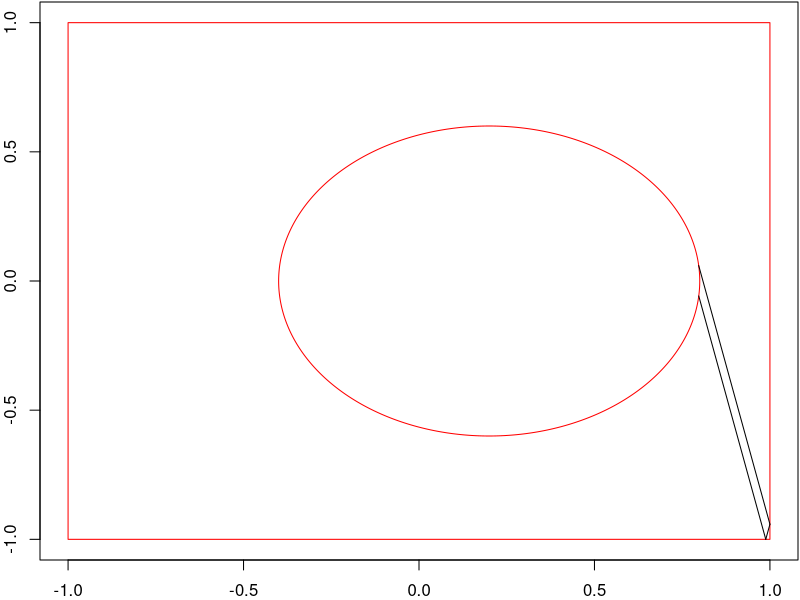

R code for this plot:
orbita <- function(r,delta,teta0,alfa0,max_hits_circle,max_hits_square){
  #here we find the intercept of the particle with one of the line segments
  find_intercept<-function(){
    #intercept with line L1
    xe=-1
    dte=(xe-x0)/cos(mu0)
    if(dte>0){
      ye=y0+sin(mu0)*dte
      if(ye>-1 && ye<1){
        #reached line segment L1
        lines(c(x0,xe),c(y0,ye))
        x0 <<- xe
        y0 <<- ye
        mu0 <<- (-mu0+2*(3*pi/2)) %% (2*pi)
        return()
      }
    }
    #intercept with line L2
    ye=-1
    dte=(ye-y0)/sin(mu0)
    if(dte>0){
      xe=x0+cos(mu0)*dte
      if(xe>-1 && xe<1){
        #reached line segment L2
        lines(c(x0,xe),c(y0,ye))
        x0 <<- xe
        y0 <<- ye
        mu0 <<- (-mu0+2*(0)) %% (2*pi)
        return()
      }
    }
    #intercept with line L3
    xe=+1
    dte=(xe-x0)/cos(mu0)
    if(dte>0){
      ye=y0+sin(mu0)*dte
      if(ye>-1 && ye<1){
        #reached line segment L3
        lines(c(x0,xe),c(y0,ye))
        x0 <<- xe
        y0 <<- ye
        mu0 <<- (-mu0+2*(pi/2)) %% (2*pi)
        return()
      }
    }
    #intercept with line L4
    ye=+1
    dte=(ye-y0)/sin(mu0)
    if(dte>0){
      xe=x0+cos(mu0)*dte
      if(xe>-1 && xe<1){
        #reached line segment L4
        lines(c(x0,xe),c(y0,ye))
        x0 <<- xe
        y0 <<- ye
        mu0 <<- (-mu0+2*(pi)) %% (2*pi)
        return()
      }
    }
    print("Some error has occurred! It is necessary to find an intercept")
  }
  
  #drawing billiard boundary
  teta<-seq(0,2*pi,length.out=1000)
  x=delta+r*cos(teta)
  y=r*sin(teta)
  par(mar=c(2,2,0.1,0.1))
  plot(x,y,xlim=c(-1,1),ylim=c(-1,1),type='l',col='red')
  lines(c(-1,-1,+1,+1,-1),c(-1,+1,+1,-1,-1),col='red')
  
  #initial considerations
  x0=delta+r*cos(teta0)
  y0=r*sin(teta0)
  xl=-r*sin(teta0)
  yl=+r*cos(teta0)
  fi0=(pi+atan2(yl,xl)) %% (2*pi)
  mu0=(alfa0+fi0) %% (2*pi) #angle that gives the particle's direction
  
  nhits_circle=0
  for(ntimes in seq(1,max_hits_square)){
    #if a particle starts in the circle, it cannot hit the circle again
    #i.e., the particle needs to reach one of the line segments (L1, L2, L3 or L4)
    find_intercept()
    
    #now it is necessary to verify if the particle touches the circle
    b=2*((x0-delta)*cos(mu0)+y0*sin(mu0))
    c=(x0-delta)**2+y0**2-r**2
    del=b**2-4*c
    if(del>0){
      #particle touches the circle
      dte=(-b-sqrt(del))/2
      x1=x0+cos(mu0)*dte
      y1=y0+sin(mu0)*dte
      teta1=atan2(y1,x1-delta)
      xl=-r*sin(teta1)
      yl=+r*cos(teta1)
      fi1=(pi+atan2(yl,xl)) %% (2*pi)
      alfa1=(fi1-mu0) %% (pi)
      
      nhits_circle=nhits_circle+1
      if(nhits_circle==max_hits_circle){
        return()
      }
      
      lines(c(x0,x1),c(y0,y1))
      
      x0=x1
      y0=y1
      mu0=(alfa1+fi1) %% (2*pi)
    }
  }
}

orbita(r=0.6,delta=0.2,teta0=0.1,alfa0=0.1,max_hits_circle=2,max_hits_square=2)
